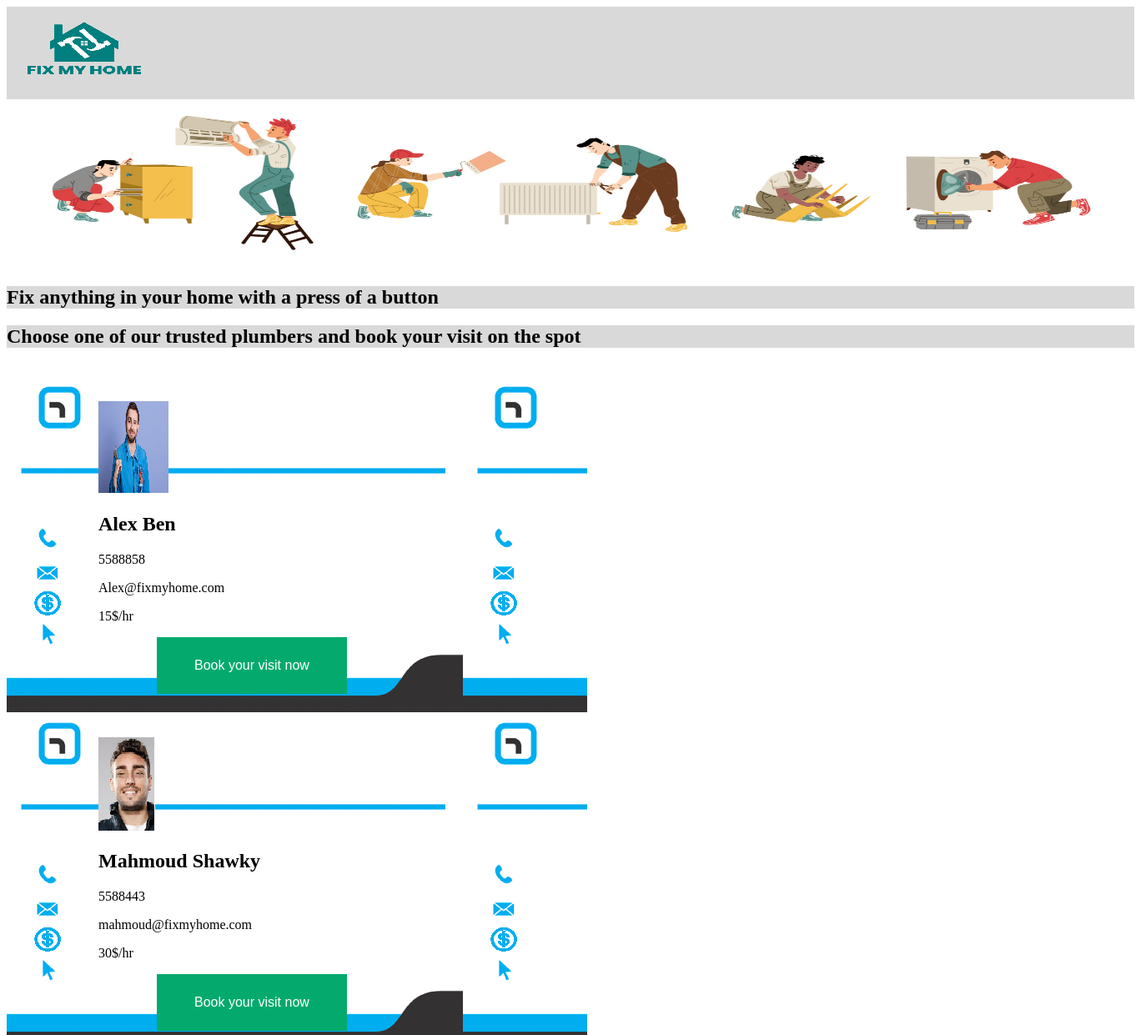
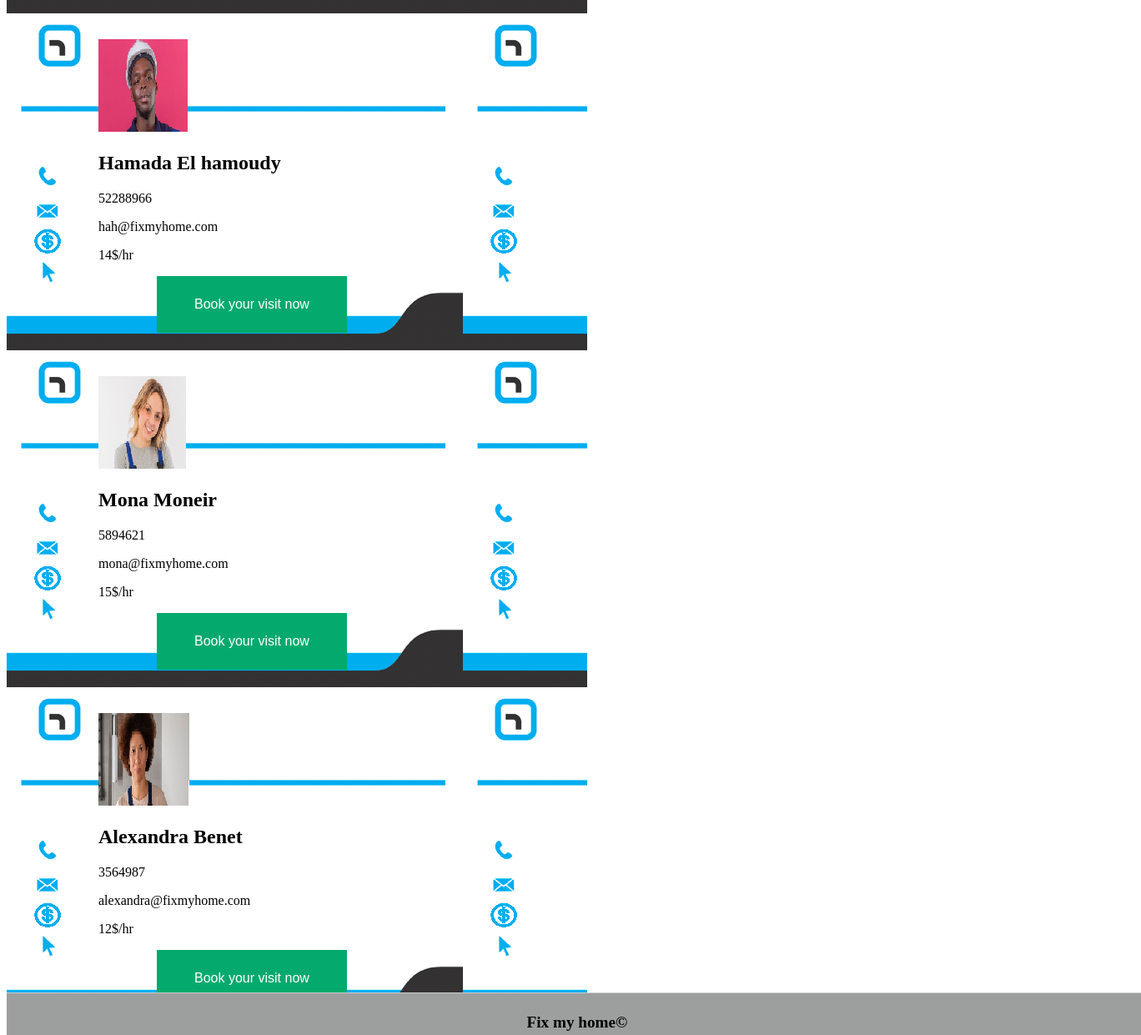
Screenshot of /templates/plumbers.php with the database file from the repository (2 pictures, top to bottom).
### tables this page shows
CREATE TABLE `plumbers` (
  `Id` int(11) NOT NULL,
  `Name` varchar(100) NOT NULL,
  `Tel` int(11) NOT NULL,
  `Email` varchar(250) NOT NULL,
  `Link` varchar(250) NOT NULL,
  `BookBtn` varchar(250) NOT NULL,
  `rate` varchar(100) NOT NULL
);

### templates/plumbers.php (the view, shortened to what this page needs)
<?php
require_once '../config/db.php';
$query = "SELECT * FROM plumbers";
$result = mysqli_query($con, $query);
?>
<!DOCTYPE html>
<html lang="en">
<head>
    <link rel="stylesheet" type="text/css" href="../static/styles/3-header.css">
    <link rel="stylesheet" type="text/css" href="../static/styles/3-footer.css">
</head>
<body>
<header style="background-color:rgb(217, 217, 217);">
      <a href="../index.php"><img src="../static/images/fixMyHome1.png" /> </a>
    </header>
        <img src="../static/images/vecteezyKlyaksun.jpg" class = "center" style="width:1350px; height:200px;
                                        image-rendering: -moz-crisp-edges;
                                        -ms-interpolation-mode: bicubic;"></img>
<h2 style="background-color:#d9d9d9;">Fix anything in your home with a press of a button</h2>
<h2 style="background-color:#d9d9d9;"> Choose one of our trusted plumbers and book your visit on the spot</h2>
<br>
<?php
  while($row = mysqli_fetch_assoc($result))
	    {
		        ?>
				    <div class="row">
					  <div class="column" style="background-color:#aaa;">
	<p style="margin-left: 100px;"><?php echo $row['Link']; ?></p>
        <h2 style="margin-left: 100px;"><?php echo $row['Name']; ?></h2>
        <p style="margin-left: 100px;"><?php echo $row['Tel']; ?></p>
        <p style="margin-left: 100px;"><?php echo $row['Email']; ?></p>
        <p style="margin-left: 100px;"><?php echo $row['rate']; ?></p>
        <p style="margin-left: 120px;"><?php echo $row['BookBtn']; ?></p>
      </div>
    </div>
    <?php
  }
?>
</body>
<footer>
  <p>Fix my home&#169</p>
</footer>
</html>

### static/styles/3-footer.css (style rules this page uses)
footer { position: fixed; background: rgb(217, 217, 217); height: 50px; width: 100%; bottom: 0; border-top: 1px solid #CCCCCC; }
footer p { position: absolute; text-align: center; font-size: 120%; font-weight: bolder; top: 10%; bottom: 0; right: 0; left: 0; }

### templates/plumbers.php (style rules this page uses)
* { * box-sizing: border-box; * }
* * .column { float: left; width: 50%; padding: 10px; }
.row:after { content: ""; display: table; clear: both; }
footer { position: fixed; background: hsl(180, 1%, 62%); height: 50px; width: 100%; bottom: 0; border-top: 1px solid #CCCCCC; }
footer p { position: absolute; text-align: center; font-size: 120%; font-weight: bolder; top: 10%; bottom: 30%; right: 0; left: 0; }
div:nth-child(1) { background-image: url('../static/images/emptyCardsmall - Copy - Copy.png'); }
.button { background-color: #04AA6D; border: none; color: white; padding: 25px 45px; text-align: center; text-decoration: none; display: inline-block; font-size: 16px; cursor:pointer; }

### rows the page displays
plumbers: Link (picture), Name "Alex Ben", Tel "5588858", Email "Alex@fixmyhome.com", rate "15$/hr", BookBtn "Book your visit now"
plumbers: Link (picture), Name "Mahmoud Shawky", Tel "5588443", Email "mahmoud@fixmyhome.com", rate "30$/hr", BookBtn "Book your visit now"
plumbers: Link (picture), Name "Hamada El hamoudy", Tel "52288966", Email "hah@fixmyhome.com", rate "14$/hr", BookBtn "Book your visit now"
plumbers: Link (picture), Name "Mona Moneir", Tel "5894621", Email "mona@fixmyhome.com", rate "15$/hr", BookBtn "Book your visit now"
plumbers: Link (picture), Name "Alexandra Benet", Tel "3564987", Email "alexandra@fixmyhome.com", rate "12$/hr", BookBtn "Book your visit now"
